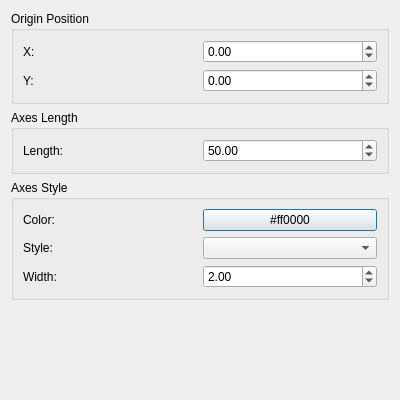
<?xml version="1.0" encoding="UTF-8"?>
<ui version="4.0">
 <class>fiddle_axes_editor</class>
 <widget class="QDialog" name="fiddle_axes_editor">
  <property name="geometry">
   <rect>
    <x>0</x>
    <y>0</y>
    <width>400</width>
    <height>400</height>
   </rect>
  </property>
  <property name="windowTitle">
   <string>FIDDLE Axes Configuration</string>
  </property>
  <layout class="QVBoxLayout" name="verticalLayout">
   <item>
    <widget class="QGroupBox" name="origin_group">
     <property name="title">
      <string>Origin Position</string>
     </property>
     <layout class="QGridLayout" name="gridLayout_origin">
      <item row="0" column="0">
       <widget class="QLabel" name="origin_x_label">
        <property name="text">
         <string>X:</string>
        </property>
       </widget>
      </item>
      <item row="0" column="1">
       <widget class="ScientificDoubleSpinBox" name="origin_x">
        <property name="keyboardTracking">
         <bool>false</bool>
        </property>
        <property name="decimals">
         <number>2</number>
        </property>
        <property name="minimum">
         <double>-10000.000000000000000</double>
        </property>
        <property name="maximum">
         <double>10000.000000000000000</double>
        </property>
        <property name="value">
         <double>0.000000000000000</double>
        </property>
       </widget>
      </item>
      <item row="1" column="0">
       <widget class="QLabel" name="origin_y_label">
        <property name="text">
         <string>Y:</string>
        </property>
       </widget>
      </item>
      <item row="1" column="1">
       <widget class="ScientificDoubleSpinBox" name="origin_y">
        <property name="keyboardTracking">
         <bool>false</bool>
        </property>
        <property name="decimals">
         <number>2</number>
        </property>
        <property name="minimum">
         <double>-10000.000000000000000</double>
        </property>
        <property name="maximum">
         <double>10000.000000000000000</double>
        </property>
        <property name="value">
         <double>0.000000000000000</double>
        </property>
       </widget>
      </item>
     </layout>
    </widget>
   </item>
   <item>
    <widget class="QGroupBox" name="length_group">
     <property name="title">
      <string>Axes Length</string>
     </property>
     <layout class="QGridLayout" name="gridLayout_length">
      <item row="0" column="0">
       <widget class="QLabel" name="axes_length_label">
        <property name="text">
         <string>Length:</string>
        </property>
       </widget>
      </item>
      <item row="0" column="1">
       <widget class="ScientificDoubleSpinBox" name="axes_length">
        <property name="keyboardTracking">
         <bool>false</bool>
        </property>
        <property name="decimals">
         <number>2</number>
        </property>
        <property name="minimum">
         <double>1.000000000000000</double>
        </property>
        <property name="maximum">
         <double>10000.000000000000000</double>
        </property>
        <property name="value">
         <double>50.000000000000000</double>
        </property>
       </widget>
      </item>
     </layout>
    </widget>
   </item>
   <item>
    <widget class="QGroupBox" name="style_group">
     <property name="title">
      <string>Axes Style</string>
     </property>
     <layout class="QGridLayout" name="gridLayout_style">
      <item row="0" column="0">
       <widget class="QLabel" name="axes_color_label">
        <property name="text">
         <string>Color:</string>
        </property>
       </widget>
      </item>
      <item row="0" column="1">
       <widget class="QPushButton" name="axes_color">
        <property name="text">
         <string>#ff0000</string>
        </property>
       </widget>
      </item>
      <item row="1" column="0">
       <widget class="QLabel" name="axes_style_label">
        <property name="text">
         <string>Style:</string>
        </property>
       </widget>
      </item>
      <item row="1" column="1">
       <widget class="QComboBox" name="axes_style"/>
      </item>
      <item row="2" column="0">
       <widget class="QLabel" name="axes_width_label">
        <property name="text">
         <string>Width:</string>
        </property>
       </widget>
      </item>
      <item row="2" column="1">
       <widget class="ScientificDoubleSpinBox" name="axes_width">
        <property name="keyboardTracking">
         <bool>false</bool>
        </property>
        <property name="decimals">
         <number>2</number>
        </property>
        <property name="minimum">
         <double>0.100000000000000</double>
        </property>
        <property name="maximum">
         <double>20.000000000000000</double>
        </property>
        <property name="value">
         <double>2.000000000000000</double>
        </property>
       </widget>
      </item>
     </layout>
    </widget>
   </item>
   <item>
    <spacer name="verticalSpacer">
     <property name="orientation">
      <enum>Qt::Vertical</enum>
     </property>
     <property name="sizeHint" stdset="0">
      <size>
       <width>20</width>
       <height>40</height>
      </size>
     </property>
    </spacer>
   </item>
  </layout>
 </widget>
 <customwidgets>
  <customwidget>
   <class>ScientificDoubleSpinBox</class>
   <extends>QDoubleSpinBox</extends>
   <header>hexrdgui.scientificspinbox</header>
  </customwidget>
 </customwidgets>
 <resources/>
 <connections/>
</ui>
